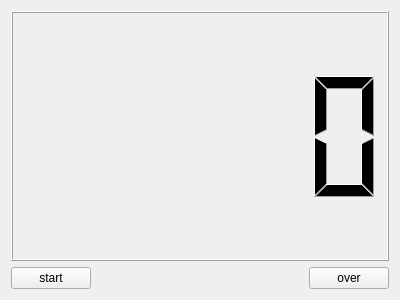
<?xml version="1.0" encoding="UTF-8"?>
<ui version="4.0">
 <class>MyWidget</class>
 <widget class="QWidget" name="MyWidget">
  <property name="geometry">
   <rect>
    <x>0</x>
    <y>0</y>
    <width>400</width>
    <height>300</height>
   </rect>
  </property>
  <property name="windowTitle">
   <string>MyWidget</string>
  </property>
  <layout class="QGridLayout" name="gridLayout">
   <item row="0" column="0" colspan="3">
    <widget class="QLCDNumber" name="lcdNumber"/>
   </item>
   <item row="1" column="0">
    <widget class="QPushButton" name="B_start">
     <property name="text">
      <string>start</string>
     </property>
    </widget>
   </item>
   <item row="1" column="1">
    <spacer name="horizontalSpacer">
     <property name="orientation">
      <enum>Qt::Horizontal</enum>
     </property>
     <property name="sizeHint" stdset="0">
      <size>
       <width>175</width>
       <height>20</height>
      </size>
     </property>
    </spacer>
   </item>
   <item row="1" column="2">
    <widget class="QPushButton" name="pushButton_2">
     <property name="text">
      <string>over</string>
     </property>
    </widget>
   </item>
  </layout>
 </widget>
 <layoutdefault spacing="6" margin="11"/>
 <resources/>
 <connections/>
</ui>
